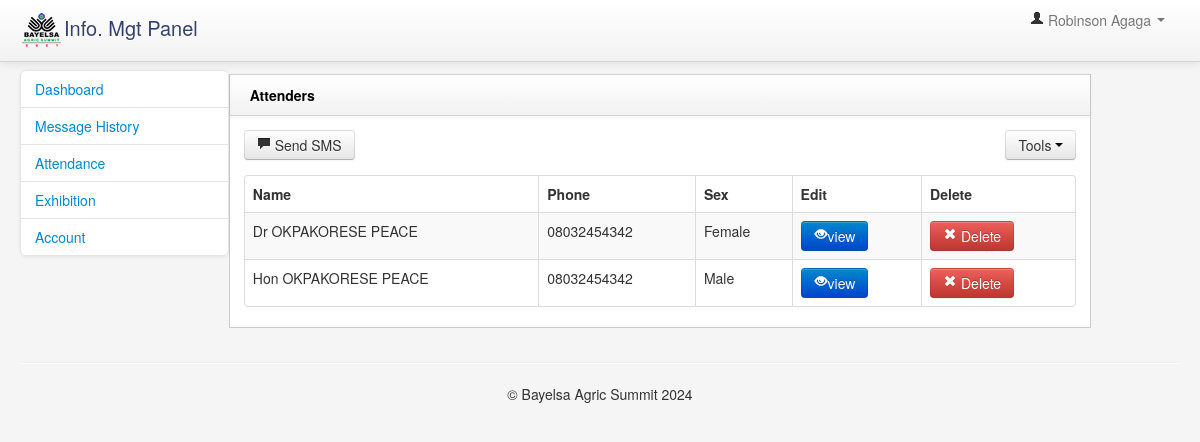
/mgt/attenders.php (signed in), run on the app's committed database.
### tables this page shows
CREATE TABLE IF NOT EXISTS `attend` (
  `id` int(11) NOT NULL AUTO_INCREMENT,
  `title` varchar(200) NOT NULL,
  `name` varchar(200) NOT NULL,
  `phone` varchar(200) NOT NULL,
  `sex` varchar(200) NOT NULL,
  `work` varchar(200) NOT NULL,
  `position` varchar(200) NOT NULL,
  `reason` varchar(200) NOT NULL,
  `address` varchar(200) NOT NULL,
  `state` varchar(200) NOT NULL,
  `country` varchar(200) NOT NULL,
  PRIMARY KEY (`id`)
);

### mgt/scripts/functions.php (called while the page is built, shortened)
<?php
function ExecuteQuery($query){
	global $connection;
	$result = mysqli_query($connection,$query);
	return $result;
}
function SqlArray($result){
	$rows = mysqli_fetch_array($result);
	return $rows;
}
?>

### mgt/attenders.php (the view, shortened to what this page needs)
<?php session_start ();
require_once("scripts/config.php"); ?>
<?php require_once("scripts/functions.php");
$result  =  ExecuteQuery("SELECT * FROM `attend` order by id DESC ");
?>
<!DOCTYPE html>
<html>
    <head>
        <link href="bootstrap/css/bootstrap.min.css" rel="stylesheet" media="screen">
        <link href="bootstrap/css/bootstrap-responsive.min.css" rel="stylesheet" media="screen">
        <link href="assets/styles.css" rel="stylesheet" media="screen">
        <link href="assets/DT_bootstrap.css" rel="stylesheet" media="screen">
    </head>
    <body>
               <?php  include("tools/admin_header.php");?>
<div class="container-fluid">
            <div class="row-fluid">
                      <?php  include("tools/leftbar.php");?>
                <div class="span9" id="content">
                     <div class="row-fluid">
                        <div class="block">
                            <div class="navbar navbar-inner block-header">
                                <div class="muted pull-left"><b style="font-size:14px; color:#000">Attenders</b></div>
                            </div>
                            <div class="block-content collapse in">
                                <div class="span12">
                                   <div class="table-toolbar">
                                      <a href="sendsms"><button class="btn"><i class="icon-comment"></i> Send SMS</button></a>
                                      <div class="btn-group pull-right">
                                         <button data-toggle="dropdown" class="btn dropdown-toggle">Tools <span class="caret"></span></button>
                                      </div>
                                   </div>
                                    <table cellpadding="0" cellspacing="0" border="0" class="table table-striped table-bordered" id="example2">
                                        <thead>
                                            <tr>
                                                <th>Name</th>
                                                <th>Phone</th>
												 <th>Sex</th>
                                                <th>Edit</th>
                                                <th>Delete</th>
                                            </tr>
                                        </thead>
                                        <tbody>
                                         <?php while($rows=SqlArray($result)){  ?>
                                            <tr class="gradeU">
                                                <td><?php echo ucwords($rows['title']);?> <?php echo ucwords($rows['name']);?></td>
                                                <td><?php echo $rows['phone'];?></td>
												<td><?php echo $rows['sex'];?></td>
                                                <td class="center"><div class="btn-group"><a href="view_info?id=<?php echo ucwords($rows['id']);?>"><button class="btn btn-primary"><i class="icon-eye-open icon-white"></i>view</button></a></div></td>
                                                <td class="center"><div class="btn-group"><a href="delete?id=<?php echo ucwords($rows['id']);?>"><button class="btn btn-danger"><i class="icon-remove icon-white"></i> Delete</button></a></div></td>
                                            </tr><?php ; }?>
                                        </tbody>
                                    </table>
                                </div>
                            </div>
                        </div>
                    </div>
                </div>
            </div>
            <hr>
            <?php include('includes/footer.php');?>
        </div>
    </body>
</html>

### mgt/assets/styles.css (style rules this page uses)
body { padding-top: 0; padding-bottom: 40px; background-color: #f5f5f5; }
@media (min-width: 979px) { body { padding-top: 60px; } }
#content { margin-left:0px; }
.block { border: 1px solid #ccc; background: white; margin: 1em 0em; border-top: none; }
.block-content { margin: 1em; min-height: .25em; }
.block-header { margin-bottom: 0px; border-right: none; border-left: none; -webkit-border-radius: 0px; -moz-border-radius: 0px; border-radius: 0px; }
.block-header div { padding-top: 10px; }

### data on the page
attend: title "Dr", name "OKPAKORESE PEACE", phone "08032454342", sex "Female"
attend: title "Hon", name "OKPAKORESE PEACE", phone "08032454342", sex "Male"

### other printed values
$_SESSION['user'] "Robinson Agaga"
